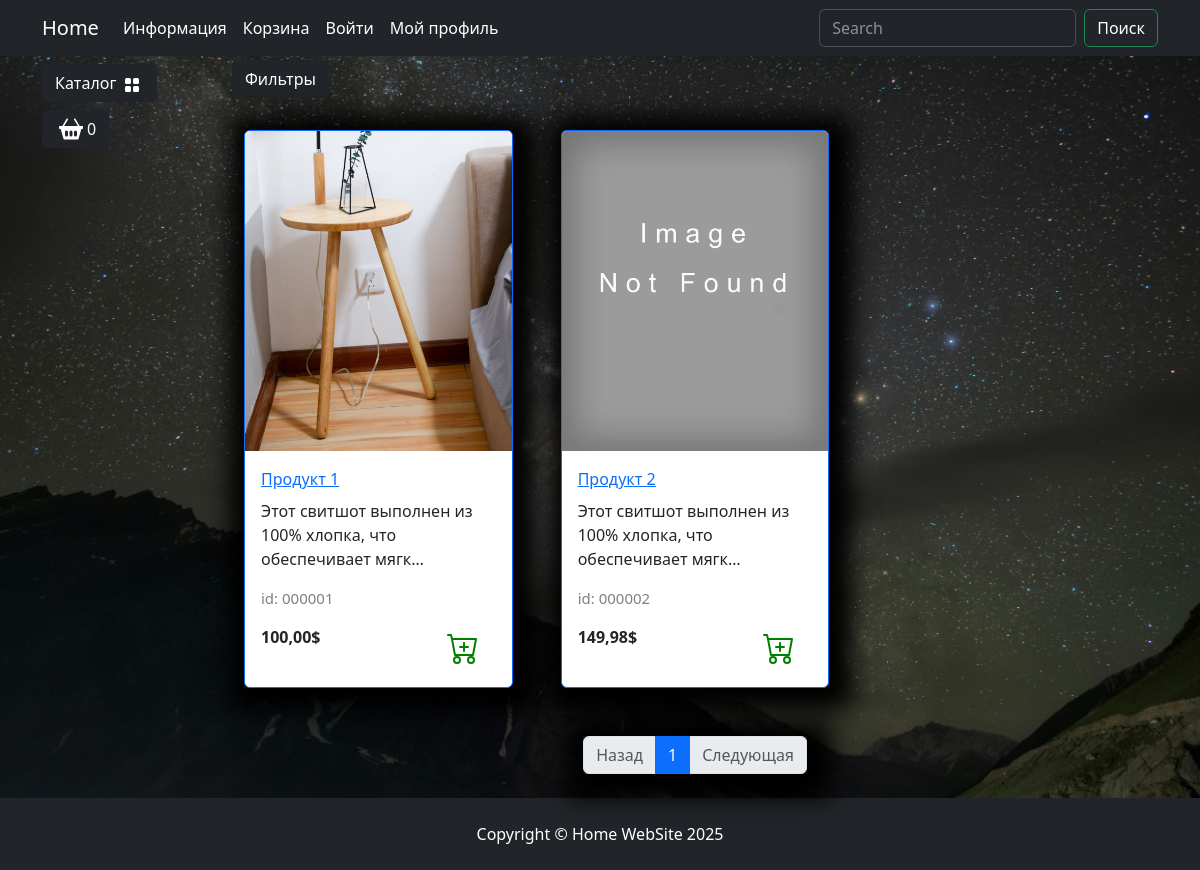
/catalog/kategoriya-1/, run on the app's committed database.
### goods/models.py (models this page shows, shortened)
class Products(models.Model):
    name = models.CharField(max_length=150, unique=True,
                            verbose_name='Название')
    slug = models.SlugField(max_length=200, unique=True,
                            blank=True, null=True, verbose_name='URL')
    description = models.TextField(
        blank=True, null=True, verbose_name='Описание')
    image = models.ImageField(upload_to='goods_images',
                              blank=True, null=True, verbose_name='Изображения')
    price = models.DecimalField(
        default=0.00, max_digits=7, decimal_places=2, verbose_name='Цена')
    discount = models.DecimalField(
        default=0.00, max_digits=4, decimal_places=2, verbose_name='Скидка в %')
    quantity = models.PositiveBigIntegerField(
        default=0, verbose_name='Количество')
    category = models.ForeignKey(
        to=Categories, on_delete=models.CASCADE, verbose_name='Категория')
    class Meta:
        db_table = 'product'
        verbose_name = 'Продукт'
        verbose_name_plural = 'Продукты'
        ordering = ("id",)
    def display_id(self):
        return f"{self.id:06}"

### goods/views.py (the view)
# urls.py: path('catalog/', include('goods.urls', namespace='catalog')),
def catalog(request, category_slug, page=1):
    if category_slug == 'all':
        goods = Products.objects.all()
    else:
        goods = get_list_or_404(
            Products.objects.filter(category__slug=category_slug))
    paginator = Paginator(goods, 3)
    current_page = paginator.page(page)
    context = {
        'title': 'Home - Каталог',
        'goods': current_page,
        'slug_url': category_slug
    }
    return render(request, 'goods/catalog.html', context)

### goods/templatetags/goods_tags.py (called while the page is built)
@register.simple_tag()
def tag_categories():
    return Categories.objects.all()

### goods/templates/goods/catalog.html (shortened to what this page needs)
{% extends "main/base.html" %}
{% load  static  %}
{% block  content  %}
                    <div class="row">
                        <div class="dropdown mb-2">
                            <button class="btn btn-secondary dropdown-toggle btn-dark" type="button" data-bs-toggle="dropdown"
                                aria-expanded="false">
                                Фильтры
                            </button>
                        </div>
                        {% for product  in goods %}
                        <div class="col-lg-4 col-md-6 p-4">
                            <div class="card border-primary rounded custom-shadow">
                                {% if product.image %}
                                    <img src="{{product.image.url}}" class="card-img-top" alt="{{ product.name }}">
                                {% else %}
                                    <img src="{% static "deps/images/Not found image.png" %}" class="card-img-top" alt="...">
                                {% endif %}
                                <div class="card-body">
                                    <a href="{% url "catalog:product" product.slug %}">
                                        <p class="card-title">{{product.name}}</p>
                                    </a>
                                    <p class="card-text ">{{product.description|truncatechars:60}}</p>
                                    <p class="product_id">id: {{product.display_id}}</p>
                                    <div class="d-flex justify-content-between">
                                        {% if product.discount %}
                                            <p><s>{{product.price}}</s> $</p>
                                            <p><strong>{{product.sell_price}} $</strong></p>
                                            <span class="badge bg-warning text-dark">Скидка {{product.discount}} %</span>
                                        {% else %}
                                            <p><strong>{{product.price}}$</strong></p>
                                        {% endif %}
                                        <a href="#" class="btn add-to-cart">
                                            <img class="mx-1" src="{% static "deps/icons/cart-plus.svg" %}" alt="Catalog Icon"
                                                width="32" height="32">
                                        </a>
                                    </div>
                                </div>
                            </div>
                        </div>
                        {% endfor %}
                    </div>
                    <nav aria-label="Page navigation example">
                        <ul class="pagination justify-content-center my-4">
                            <div class="custom-shadow d-flex">
                                <li class="page-item {% if not goods.has_previous %}disabled{% endif %} ">
                                  <a class="page-link" href = "{% if goods.has_previous %}
                                  {% url "catalog:index" slug_url goods.previous_page_number %}
                                  {% else %}
                                  #
                                  {% endif %}">Назад</a>
                                </li>
                                {% for page in goods.paginator.page_range  %}
                                {% if page >= goods.number|add:-2  and page <= goods.number|add:+2 %}
                                    <li class="page-item {% if goods.number == page %} active{% endif %}">
                                        <a class="page-link" href="{% url "catalog:index" slug_url page %}">{{ page }}</a>
                                    </li>
                                {% endif %}
                                {% endfor %}
                                <li class="page-item {% if not goods.has_next %}disabled{% endif %} ">
                                  <a class="page-link" href = "{% if goods.has_next %}
                                  {% url "catalog:index" slug_url goods.next_page_number %}
                                  {% else %}
                                  #
                                  {% endif %}">Следующая</a>
                                </li>
                            </div>
                        </ul>
                    </nav>
{% endblock  %}
{% block footer %}
    <footer class="py-4 bg-dark">
        <div class="container">
            <p class="m-0 text-center text-white">Copyright &copy; Home WebSite 2025</p>
        </div>
    </footer>
{% endblock footer %}

### static/deps/css/my_css.css (style rules this page uses)
body { background-image: url("../images/bg-image.jpg"); background-repeat: no-repeat; background-attachment: fixed; background-position: center center; background-size: cover; height: 100%; }
.dropdown-toggle::after { content: none; }
.custom-shadow { box-shadow: 5px 5px 25px 19px #000000; }
.product_id { color: gray; font-size: 15px; }

### data on the page
Products: image (picture), name "Продукт 1", description "Этот свитшот выполнен из 100% хлопка, что обеспечивает мягк…", display_id "000001", price "100,00"
Products: name "Продукт 2", description "Этот свитшот выполнен из 100% хлопка, что обеспечивает мягк…", display_id "000002", price "149,98"

### other printed values
{{ page }} "1"
